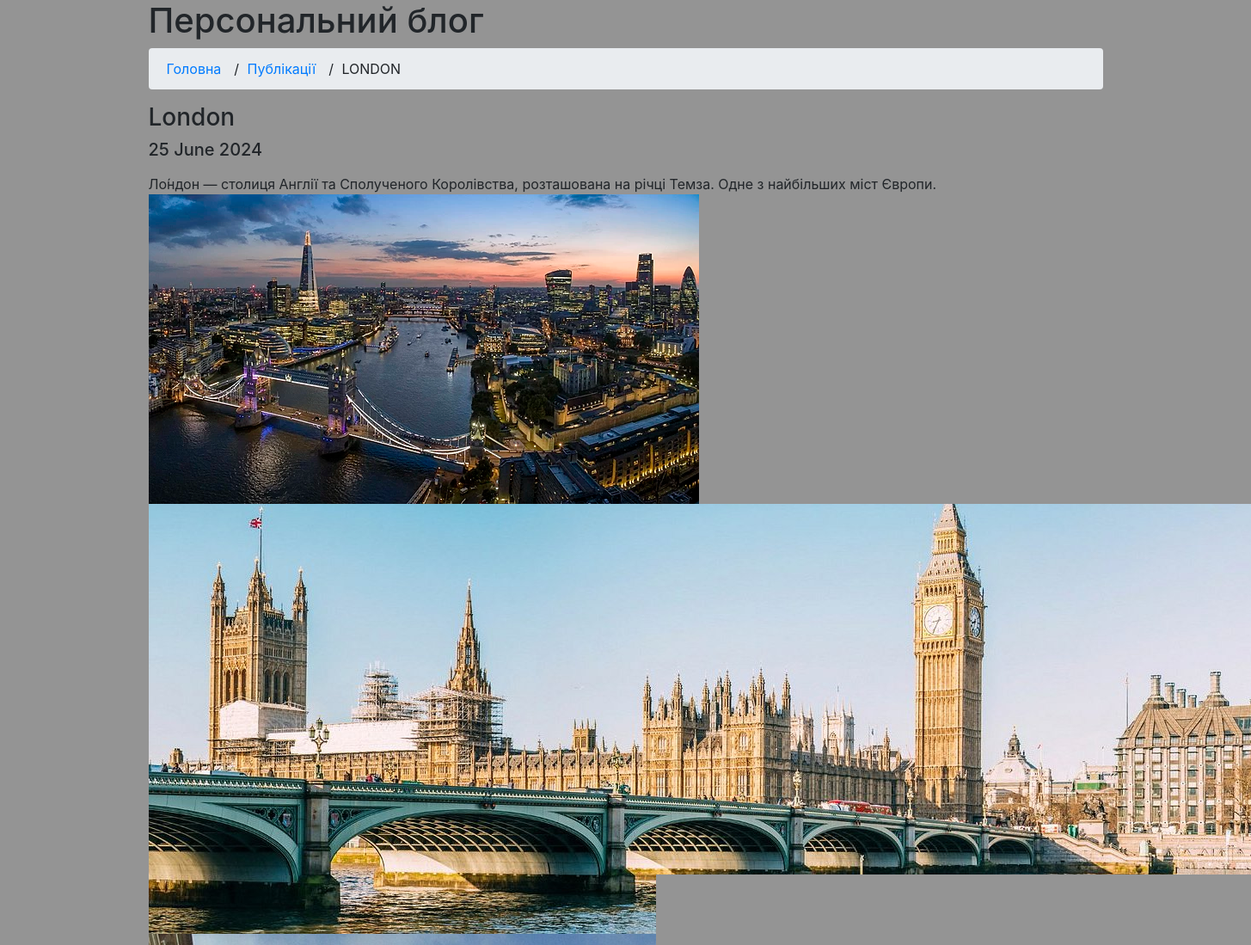
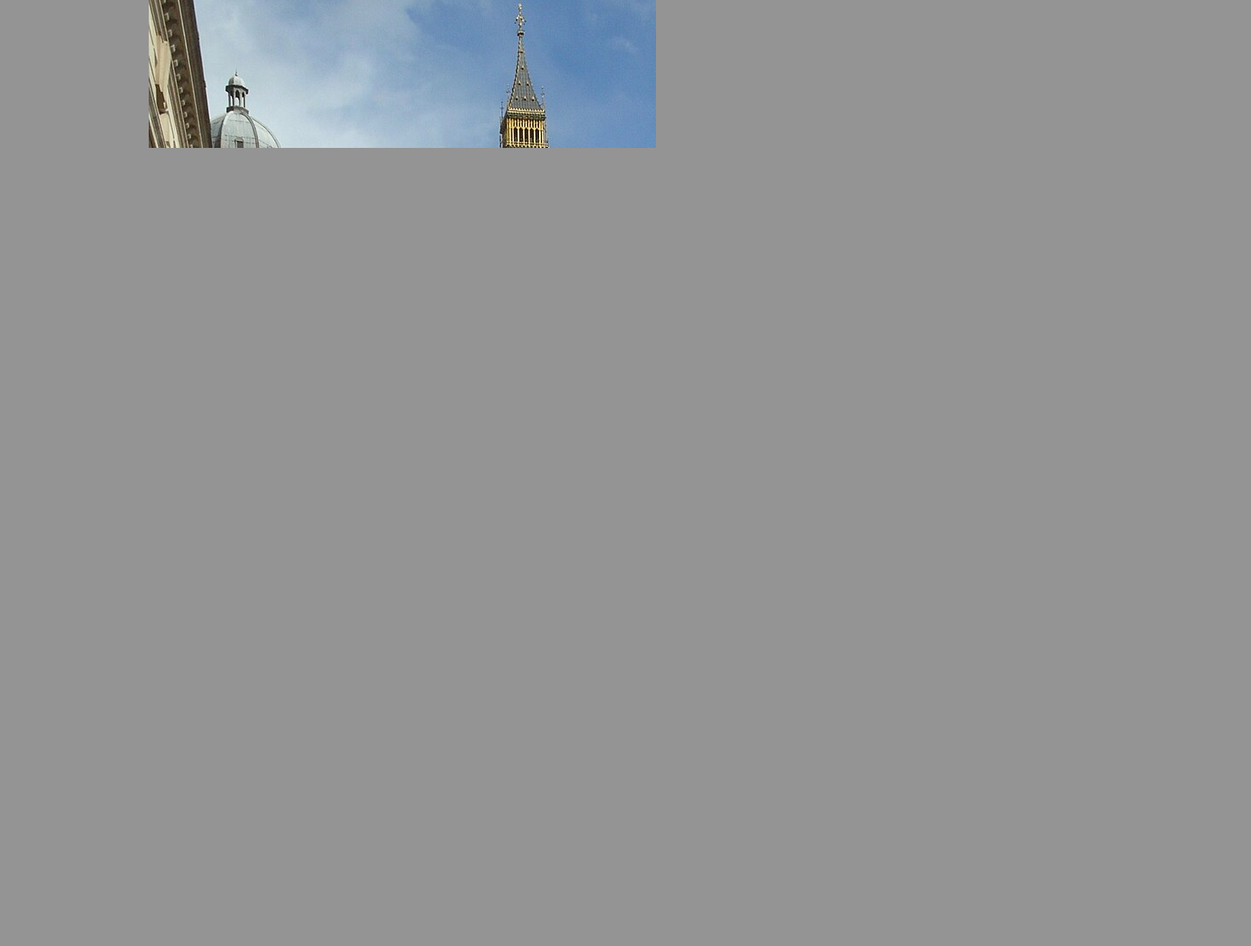
The app's page /articles/2024/06/25/london with its own data (2 pictures, top to bottom).
### app_blog/models.py (models this page shows, shortened)
class Article(models.Model):
    title = models.CharField(u'Заголовок', max_length=250, help_text=u'Максимум 250 сим.')
    description = models.TextField(blank=True, verbose_name=u'Опис')
    pub_date = models.DateTimeField(u'Дата публікації', default=timezone.now)
    slug = models.SlugField(u'Слаг', unique_for_date='pub_date')
    main_page = models.BooleanField(u'Головна', default=True,help_text=u'Показувати на головній сторінці')
    category = models.ForeignKey(Category, related_name='article', blank=True,null=True, verbose_name=u'Категорія', on_delete=models.CASCADE)
    objects = models.Manager()
    class Meta:
        ordering = ['-pub_date']
        verbose_name=u'Стаття'
        verbose_name_plural =u'Статті'

class ArticleImage(models.Model):
    article = models.ForeignKey(Article, verbose_name=u'Стаття',
related_name='images', on_delete=models.CASCADE)
    image = models.ImageField(u'Фото', upload_to='photos')
    title = models.CharField(u'Заголовок', max_length=250, help_text=u'Максимум 250 сим.', blank= True)
    class Meta:
        verbose_name = u'Фото для статті'
        verbose_name_plural = u'Фото для статті'

### app_blog/views.py (the view)
# urls.py: path(r'articles/<year>/<month>/<day>/<slug>', ArticleDetail.as_view(), name='news-detail'),
class ArticleDetail(DateDetailView):
    model = Article
    template_name = 'article_detail.html'
    context_object_name = 'item'
    date_field = 'pub_date'
    query_pk_and_slug = True
    month_format = '%m'
    allow_future = True
    def get_context_data(self, *args, **kwargs):
        context = super(ArticleDetail, self).get_context_data(*args, **kwargs)
        try:
            context['images'] = context['item'].images.all()
        except:
            pass
        return context

### app_blog/templates/article_detail.html (shortened to what this page needs)
{% extends "base.html" %}
{% load static %}
{% block content %}{% endblock %}

### app_blog/static/css/main.css (style rules this page uses)
body { background-color: rgb(148, 148, 148); }
body > div > div > ol > li { margin: 0 5px; }
.breadcrumb li + li:before { content: ' / '; padding: 0 5px; }

### records on screen
Article: title+pub_date+description "Головна Публікації LONDON London 25 June 2024 Ло́ндон — столиця Англії та Сполученого Королівства, розташована на річці Темза. Одне з найбільших міст Європи.", title+pub_date+description (picture)
